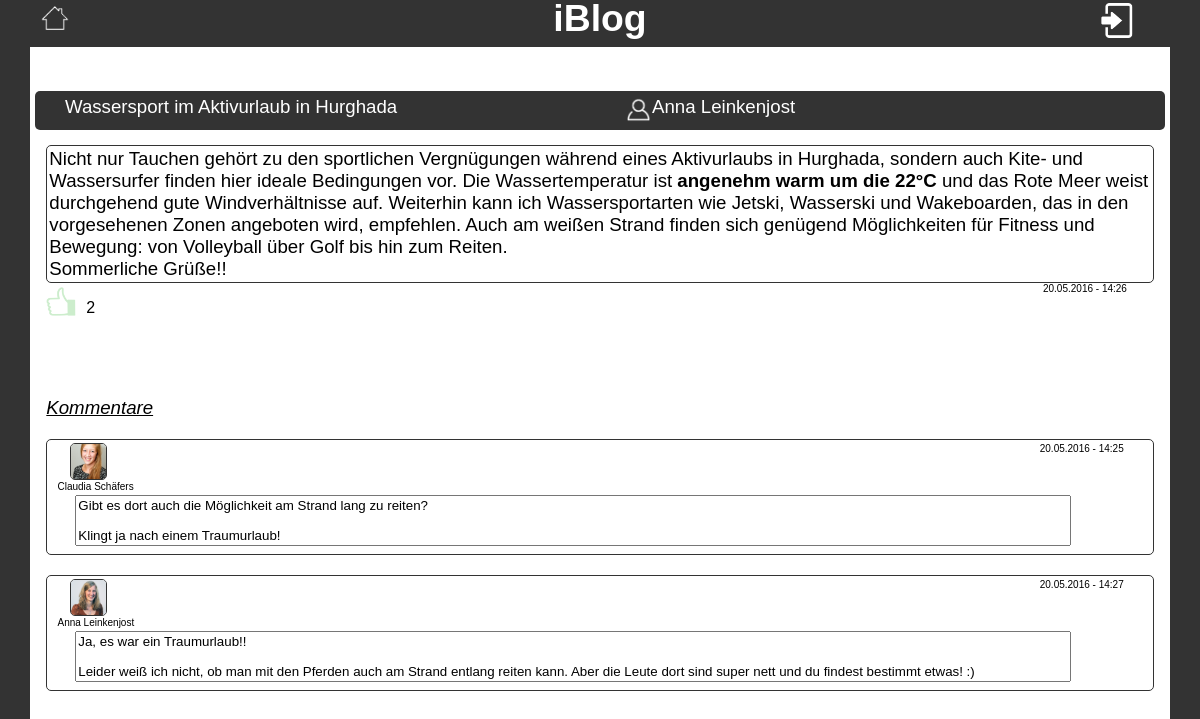
Screenshot of /index.php?article=31 with the database file from the repository.
### tables this page shows
CREATE TABLE `article` (
  `id` int(11) NOT NULL,
  `title` varchar(100) NOT NULL,
  `text` text,
  `user_id` varchar(50) NOT NULL,
  `date` timestamp NOT NULL DEFAULT CURRENT_TIMESTAMP ON UPDATE CURRENT_TIMESTAMP
);

CREATE TABLE `comment` (
  `id` int(11) NOT NULL,
  `user_id` int(11) NOT NULL,
  `article_id` int(11) NOT NULL,
  `date` timestamp NOT NULL DEFAULT CURRENT_TIMESTAMP ON UPDATE CURRENT_TIMESTAMP,
  `text` text NOT NULL
);

### classes/Template.php (called while the page is built, shortened)
<?php
class Template {
    function render_partial($template_path, $data = array())
    {
        extract($data);
        include(BASEDIR . '/templates/' . $template_path .'.php');
        return ob_get_clean();
    }
    public static function render($template_path, $data)
    {
        $template = new Template();
        $content_for_layout = $template->render_partial($template_path, $data);
        include(BASEDIR . '/templates/layout.php');
    }
}

### classes/Article.php (called while the page is built, shortened)
<?php
class Article {
  public static function getArticle($id)
  {
      global $dbh;
      $stmt = $dbh->prepare("SELECT * FROM article WHERE id=:id");
      $stmt->execute(array(
        'id' => $id
      ));
      return $stmt->fetch(PDO::FETCH_ASSOC);
  }
public static function likeable($article, $user){
  global $dbh;
  if(Session::authenticated()) {
      $stmt = $dbh->prepare("SELECT COUNT(*) FROM article WHERE id=:article AND user_id =:user");
      $stmt->execute(array(
          'user' => $user,
          'article' => $article
      ));
      if ($stmt->fetchColumn() == 0) {
          $stmt = $dbh->prepare("SELECT COUNT(*) FROM user_likes_article WHERE user_id=:user AND article_id=:article");
          $stmt->execute(array(
              'user' => $user,
              'article' => $article
          ));
          if ($stmt->fetchColumn() == 0) {
              return true;
          } else {
              return false;
          }
      } else {
          return false;
      }
  }else{
      return false;
  }
}
public static function getLikes($article){
  global $dbh;
  $stmt = $dbh->prepare("SELECT COUNT(*) FROM user_likes_article WHERE article_id=:article");
  $stmt->execute(array(
    'article' => $article
  ));
  return $stmt->fetchColumn();
}
}
?>

### classes/Session.php (called while the page is built, shortened)
<?php
class Session {
        ?><script language="JavaScript" type="text/javascript">
        </script> <?
    public static function getuserid(){
      global $dbh;
      $stmt = $dbh->prepare("SELECT id FROM user
          WHERE mail = :user");
      $stmt->execute(array(
          'user'     => Session::getuser(),
      ));
      $id = $stmt->fetchColumn();
      return $id;
    }
    public static function getuserbyid($id){
      global $dbh;
      $stmt = $dbh->prepare("SELECT CONCAT(CONCAT(firstname, ' '), lastname) FROM user
          WHERE id = :id");
      $stmt->execute(array(
          'id'     => $id,
      ));
      $user = $stmt->fetchColumn();
      return $user;
    }
    public static function getpicext($user_id){
      if(file_exists($_SESSION['workingdirectory']."/images/profilepics/".$user_id.".png"))
      {
        return "images/profilepics/".$user_id.".png";
      }
      elseif (file_exists($_SESSION['workingdirectory']."/images/profilepics/".$user_id.".jpeg")) {
        return "images/profilepics/".$user_id.".jpeg";
      }
      elseif (file_exists($_SESSION['workingdirectory']."/images/profilepics/".$user_id.".gif")) {
        return "images/profilepics/".$user_id.".gif";
      }
      elseif (file_exists($_SESSION['workingdirectory']."/images/profilepics/".$user_id.".jpg")) {
        return "images/profilepics/".$user_id.".jpg";
      }
      else{
        return "images/profilepics/user.png";
      }
    }
    public static function authenticated()
    {
        return ($_SESSION['logged_in'] === true);
    }
    public static function getuser(){
      return $_SESSION['user'];
    }
    public static function getArticleId(){
      return($_SESSION['article_id']);
    }
}

### classes/Comment.php (called while the page is built, shortened)
<?php
class Comment {
  public static function getAllComments(){
    global $dbh;
    $stmt = $dbh->prepare("SELECT * FROM comment WHERE article_id=:id");
    $stmt->execute(array(
      'id'=>Session::getArticleId()
    ));
    return $stmt->fetchAll(PDO::FETCH_ASSOC);
  }
}
?>

### templates/article.php (the view, shortened to what this page needs)
<link rel="stylesheet" href="assets/stylesheets/article.css">
  <div class="sideHeaderDiv">
    <label class="sideHeader"><?php echo $article['title']?></label>
      <img class="userArticle" src="assets/images/user.png">
      <label class="owner"><?php echo Session::getuserbyid($article['user_id'])?></label>
  </div>
  <div class="singleArticle">
      <div class="textareaRead">
          <textbox><?php echo htmlspecialchars_decode($article['text']) ?></textbox>
      </div>
      <label class="dateLabel"><?php echo date("d.m.Y - H:i", strtotime($article['date']))?></label>
      <div class="likeDiv">
          <?php if(Article::likeable(Session::getArticleId(), Session::getuserid())):?>
            <a href="index.php?like"><img src="assets/images/like.jpg" class="likeImg"></a>
          <?php else :?>
            <img src="assets/images/like.jpg" class="noLikeImg">
          <?php endif ?>
          <label class="likeNumber"><?php echo Article::getLikes($article['id'])?></label>
      </div>
      <form action="index.php?saveComment" method="post" class="article">
        <div class="commments">
            <?php if (!empty($comments) || Session::authenticated()) : ?>
                <label class="titleComment">Kommentare</label>
                <?php foreach ($comments as $comment) :?>
                    <div class="commentsarea">
                        <img src="<?php echo Session::getpicext($comment['user_id'])?>" class="user-articleImg">
                        <label class="nameUserArticle"><?php echo Session::getuserbyid($comment['user_id'])?></label>
                      <label class="dateLabel"><?php echo date("d.m.Y - H:i", strtotime($comment['date']))?></label>
                      <textarea readonly class="textareaReadComment" rows="3"><?php echo $comment[nl2br('text')] ?></textarea>
                    </div>
                <? endforeach ?>
            <?php endif ?>
        </div>
      </form>
  </div>

### public/assets/stylesheets/stylesheet.css (style rules this page uses)
﻿ *,html { font-family:sans-serif; }
html,body { background-color:rgb(51,51,51); font-size:14pt; margin:0px; padding:0px }
.singleArticle { margin: 15px auto auto; max-width: 98%; min-height: 100vh; }
.sideHeaderDiv { background-color: rgb(51, 51, 51); border-radius: 5px; color: white; padding: 5px; display: flex; }
.sideHeader { max-width: 50%; min-width: 50%; overflow: hidden; padding-left: 25px; text-overflow: ellipsis; white-space: nowrap; }
.user-articleImg { border: 0.2px solid rgb(51, 51, 51); border-radius: 5px; height: 35px; margin-bottom: 10px; margin-left: 20px; }
.nameUserArticle { font-size: 10px; margin-left: -55px; margin-top: 36px; color: black; text-overflow: ellipsis; }
.likeNumber, .likeNumberStart { color: black; font-size: 16px; }
.likeDiv { display: flex; padding-right: 10px; }
.likeNumber { margin-left: -17px; margin-top: 30px; }
.dateLabel { color: black; float: right; font-size: 10px; margin-left: 10px; max-width: 10%; min-width: 10%; overflow: hidden; text-overflow: ellipsis; white-space: nowrap; }

### public/assets/stylesheets/article.css (style rules this page uses)
.owner { max-width: 20%; min-width: 20%; overflow: hidden; padding-right: 10px; text-overflow: ellipsis; white-space: nowrap; }
.commments { margin-top: 80px; }
.titleComment { font-style: italic; text-decoration: underline; }
.commentsarea { border: 0.2px solid rgb(51, 51, 51); border-radius: 5px; margin-top: 20px; padding: 3px; }
.textareaRead { border: 0.2px solid rgb(51, 51, 51); border-radius: 5px; margin: auto; min-height: 100px; padding: 2px; }
.textareaReadComment { margin-bottom: auto; margin-left: 25px; margin-right: auto; resize: none; width: 90%; }
.likeDiv { display: flex; margin-top: 4px; }
.noLikeImg { height: 30px; width: 30px; opacity: 0.2; }
.likeNumber { margin-left: 10px; margin-top: 12px; }

### rows the page displays
article: title "Wassersport im Aktivurlaub in Hurghada", text "Nicht nur Tauchen gehört zu den sportlichen Vergnügungen während eines Aktivurlaubs in Hurghada, sondern auch Kite- und Wassersurfer finden hier ideale Bedingungen vor. Die Wassertemperatur ist angenehm warm um die 22°C und das Rote Meer weist durchgehend gute Windverhältnisse auf. Weiterhin kann ich Wassersportarten wie Jetski, Wasserski und Wakeboarden, das in den vorgesehenen Zonen angeboten wird, empfehlen. Auch am weißen Strand finden sich genügend Möglichkeiten für Fitness und Bewegung: von Volleyball über Golf bis hin zum Reiten. Sommerliche Grüße!!", date "20.05.2016 - 14:26"
comment: shows a picture, user_id "Claudia Schäfers", date "20.05.2016 - 14:25", text "Gibt es dort auch die Möglichkeit am Strand lang zu reiten? Klingt ja nach einem Traumurlaub!"
comment: shows a picture, user_id "Anna Leinkenjost", date "20.05.2016 - 14:27", text "Ja, es war ein Traumurlaub!! Leider weiß ich nicht, ob man mit den Pferden auch am Strand entlang reiten kann. Aber die Leute dort sind super nett und du findest bestimmt etwas! :)"

### other values shown
Session::getuserbyid($article['user_id']) "Anna Leinkenjost"
Article::getLikes($article['id']) "2"
